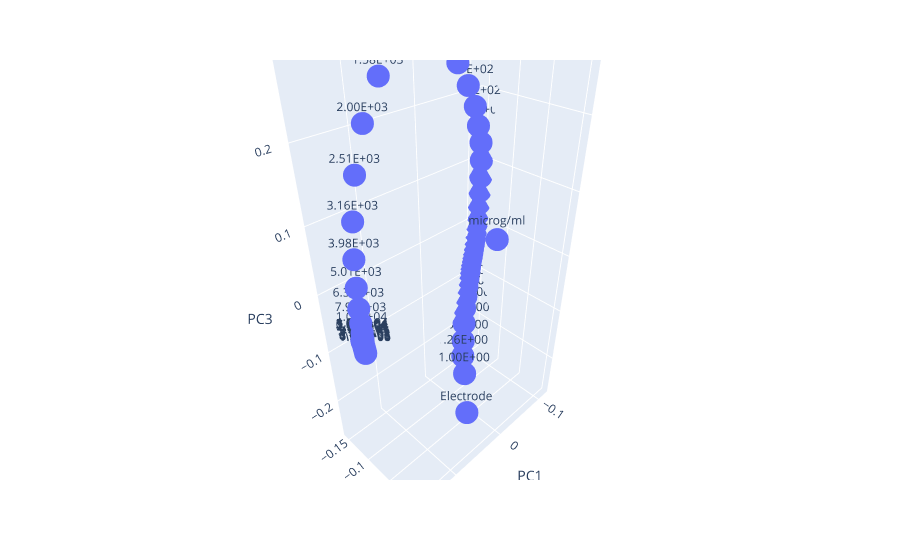

Source (notebook cell):
### Code cell
# 5. Loadings Plot

loadings_label = df_loadings.index
# loadings_label = df_loadings.index.str.strip(' (cm)')

fig = px.scatter_3d(df_loadings, x='PC1', y='PC2', z='PC3', text=loadings_label)
fig.show()
